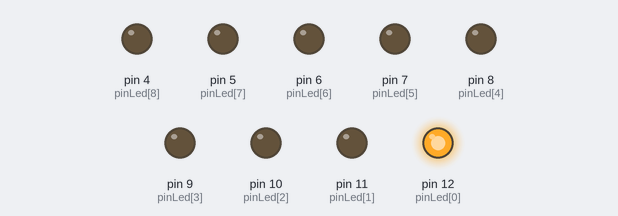
A sketch run on a simulated Arduino Uno, built with avr-gcc and run on an emulated ATmega328P. On the bench: output pins drawn as LEDs (lit = HIGH).

Above: at 0.07 s.
At 1.45 s:
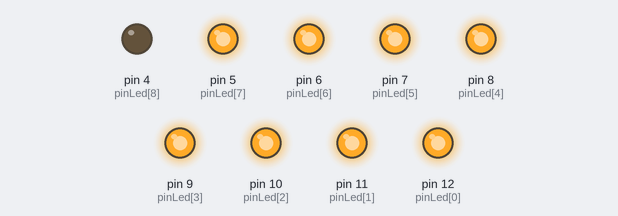
At 2.05 s:
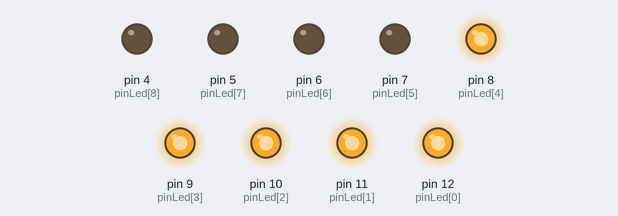
At 2.65 s:
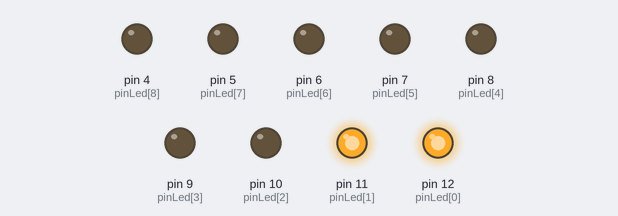
At 4.8 s:
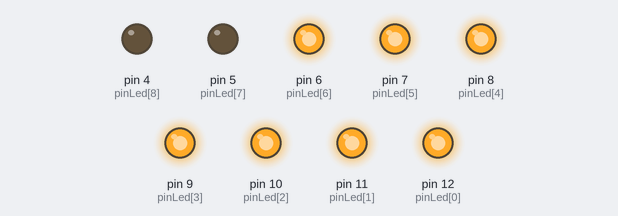
At 6.2 s:
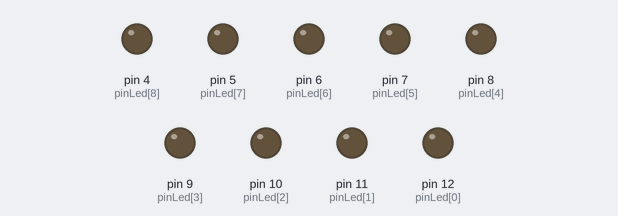
Timing chart, 0 to 7.2 s (numbered marks = the images above):
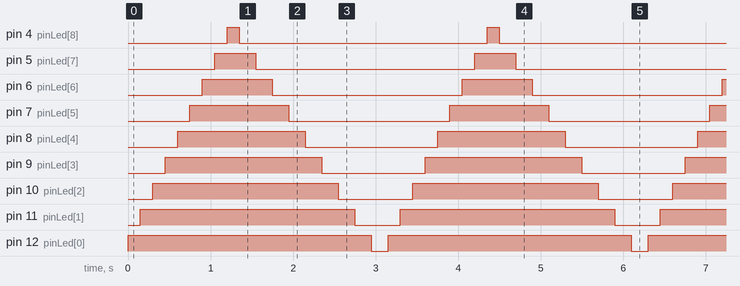

Measured:
- by itself, pin 4 (pinLed[8]): alternates HIGH for 0.15 s and LOW for 3.0 s
- by itself, pin 5 (pinLed[7]): alternates HIGH for 0.50 s and LOW for 2.7 s
- by itself, pin 6 (pinLed[6]): alternates HIGH for 0.85 s and LOW for 2.3 s
- by itself, pin 7 (pinLed[5]): alternates HIGH for 1.2 s and LOW for 2.0 s
- by itself, pin 8 (pinLed[4]): alternates HIGH for 1.6 s and LOW for 1.6 s
- by itself, pin 9 (pinLed[3]): alternates HIGH for 1.9 s and LOW for 1.3 s
- by itself, pin 10 (pinLed[2]): alternates HIGH for 2.3 s and LOW for 0.90 s
- by itself, pin 11 (pinLed[1]): alternates HIGH for 2.6 s and LOW for 0.55 s

The sketch:

smashing_migelo1.ino
```cpp
int pinLed[9] = {12,11,10,9,8,7,6,5,4};

void setup()
{
  int x;

  for (x = 0; x < 9; x++) {
    pinMode(pinLed[x], OUTPUT);
  }


}

void loop()
{

  for (int nled = 0; nled < 9; nled = nled + 1) {
  	digitalWrite(pinLed[nled], HIGH);
  	delay(150);
  }

  for (int nled = 8; nled >= 0; nled--) {
  	digitalWrite(pinLed[nled], LOW);
  	delay(200);
  }

}
```
